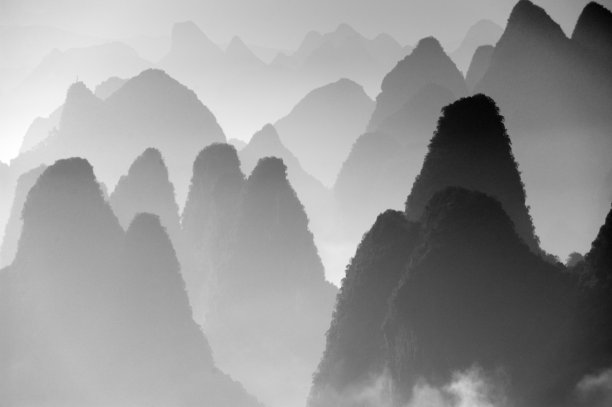
%> input picture 四叉树图像自适应分割/Image.jpg, 612 x 407 px
$ octave main_QuadTree_Image.m   (GNU Octave 9; MATLAB toolbox functions it lacks are replaced by stand-ins)
%> lines starting %> are read from the running program, lines starting %| are printed output that depends on the picture
### 四叉树图像自适应分割/createNode.m
function Node = createNode(value,index, isLeaf, topLeft, topRight, bottomLeft, bottomRight)
    Node.value = value; % 节点值
    Node.index = index; % 节点值
    Node.isLeaf = isLeaf; % 是否是叶节点
    Node.topLeft = topLeft; % 左上子节点
    Node.topRight = topRight; % 右上子节点
    Node.bottomLeft = bottomLeft; % 左下子节点
    Node.bottomRight = bottomRight; % 右下子节点
end

### 四叉树图像自适应分割/buildQuadtree.m
function root = buildQuadtree(data,index, threshold)
    if isempty(data)
        root = [];
    elseif index(1,2)-index(1,1)<1 && index(2,2)-index(2,1)<1
        root.isLeaf = true;
        root.index = index;
    else
        root = createNode(data,index, false, [], [], [], []);
        if max(max(data(index(1,1):index(1,2),index(2,1):index(2,2)))) - min(min(data(index(1,1):index(1,2),index(2,1):index(2,2)))) > threshold
            % 数据的方差大于阈值，继续分割
            mid_y = floor((index(1,2)+index(1,1)) / 2);
            mid_x = floor((index(2,2)+index(2,1)) / 2);
            root.topLeft = buildQuadtree(data, [index(1,1),mid_y;index(2,1),mid_x], threshold);
            root.topRight = buildQuadtree(data, [index(1,1),mid_y;mid_x+1,index(2,2)], threshold);
            root.bottomLeft = buildQuadtree(data, [mid_y+1,index(1,2);index(2,1),mid_x], threshold);
            root.bottomRight = buildQuadtree(data, [mid_y+1,index(1,2);mid_x+1,index(2,2)], threshold);
        else
            % 数据的方差小于等于阈值，标记为叶节点
            root.isLeaf = true;
            root.index = index;
        end
    end
end

### 四叉树图像自适应分割/traverse.m
function traverse(node, func)
    if node.isLeaf
        func(node.index);
    else
        traverse(node.topLeft, func);
        traverse(node.topRight, func);
        traverse(node.bottomLeft, func);
        traverse(node.bottomRight, func);
    end
end

### 四叉树图像自适应分割/main_QuadTree_Image.m
% 时间：2024-9-22
% 功能：给一个灰度图像，根据灰度阈值进行4叉树分割，建立四叉树
% data = magic(20); % 使用魔方矩阵作为示例数据
ImpRgb=imread('D:\m_lib\四叉树图像自适应分割\Image.jpg');
%> ImpRgb is the input picture: size 407x612x3 uint8; min 0, max 255, mean 150.5
data=rgb2gray(ImpRgb);
imshow(data);hold on;
yL=size(data,1);%地图y轴长度
%> yL = 407
xL=size(data,2);%地图x轴长度
%> xL = 612
% 构建四叉树
threshold = 50; % 设置阈值
root = buildQuadtree(data,[1,yL;1,xL], threshold);
%> in buildQuadtree, `root = createNode(data,index, false, [], [], [], []);`: root = {index [1 407 1 612], isLeaf false}
%> in buildQuadtree, `root.topLeft = buildQuadtree(data, [index(1,1),mid_y;index(2,1),mid_x]..`: root.topLeft = {index [1 204 1 306], isLeaf false}
%> in buildQuadtree, `root.topRight = buildQuadtree(data, [index(1,1),mid_y;mid_x+1,index(2,..`: root.topRight = {index [1 204 307 612], isLeaf false}
%> in buildQuadtree, `root.bottomLeft = buildQuadtree(data, [mid_y+1,index(1,2);index(2,1),m..`: root.bottomLeft = {index [205 407 1 306], isLeaf false}
%> in buildQuadtree, `root.bottomRight = buildQuadtree(data, [mid_y+1,index(1,2);mid_x+1,ind..`: root.bottomRight = {index [205 407 307 612], isLeaf false}
%> root = {index [1 407 1 612], isLeaf false}

% 遍历四叉树并打印每个叶节点的值
traverse(root, @plotRec);
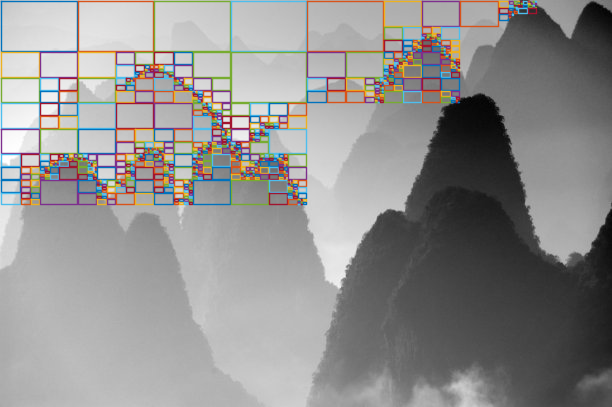
%> figure redrawn from the program's plot data

function plotRec(index)
plot([index(2,1),index(2,1),index(2,2),index(2,2),index(2,1)],...
    [index(1,1),index(1,2),index(1,2),index(1,1),index(1,1)],'LineWidth',1);
end
